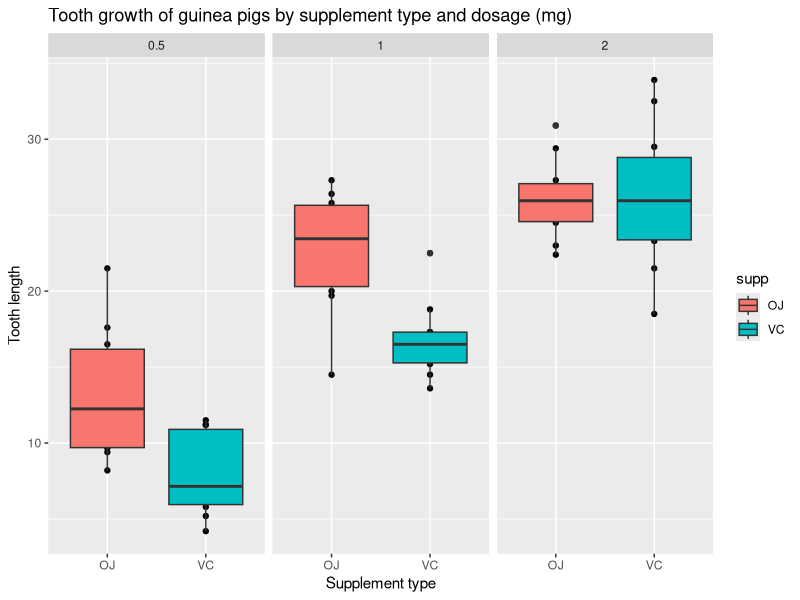
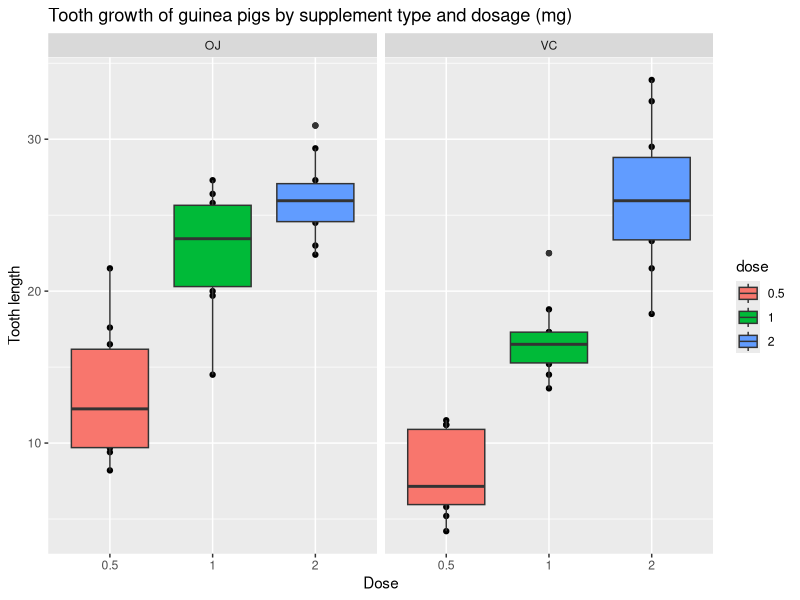

Here is the R script that generated these plots, in order:
# Example of ANOVA in R with two factors
#
# Matteo Maran  maran@cbs.mpg,de
# 12 November 2018

# We will use a built-in dataset called ToothGrowth (description taken from http://www.sthda.com/english/wiki/r-built-in-data-sets#usarrests)
# This data set contains the result from an experiment studying the effect of vitamin C on tooth growth in 60 Guinea pigs.
# Each animal received one of three dose levels of vitamin C (0.5, 1, and 2 mg/day) by one of two delivery methods (orange juice or ascorbic acid (a form of vitamin C and coded as VC).

# The first factor (dose of Vitamin C) has three levels. The second factor (delivery method) has two levels. So we have a 3*2 two-factor design. 


# In case it is not already installed, install ggplot
install.packages("ggplot2")

##
rm(list=ls())                           # clear
library(ggplot2)                        # load ggplot 2


# We first import the data as a dataframe.
my_dataframe <- data.frame(ToothGrowth)

# Let's also have a look at its structure and explore it a bit
head(my_dataframe)                      # show beginning of the dataframe
str(my_dataframe)                       # show the structure
names(my_dataframe)                     # column names

# We can explore the different levels of each factor. For level we mean a condition.
levels(my_dataframe$supp)               # the factor delivery method (supp) has two levels, OJ and 
levels(my_dataframe$dose)               # here we get no levels (NULL). Since dose is a numeric vector, we might wanna convert it to a factor
my_dataframe$dose <- factor(my_dataframe$dose)               # see help("factor")

# Run anova
my_anova = aov(len ~ supp*dose, data = my_dataframe)
summary(my_anova)

# Post-hoc comparisons
TukeyHSD(my_anova, "dose")
TukeyHSD(my_anova, "supp")

# Anova corresponds to a linear model
my_lm <- lm(len ~ supp + dose+ supp:dose, data = my_dataframe)
summary(my_lm)

# Plot results
qplot(supp,len,data=my_dataframe , facets=~dose, main="Tooth growth of guinea pigs by supplement type and dosage (mg)",xlab="Supplement type", ylab="Tooth length") + geom_boxplot(aes(fill = supp))
qplot(dose,len,data=my_dataframe, facets=~supp, main="Tooth growth of guinea pigs by supplement type and dosage (mg)",xlab="Dose", ylab="Tooth length") + geom_boxplot(aes(fill = dose))
